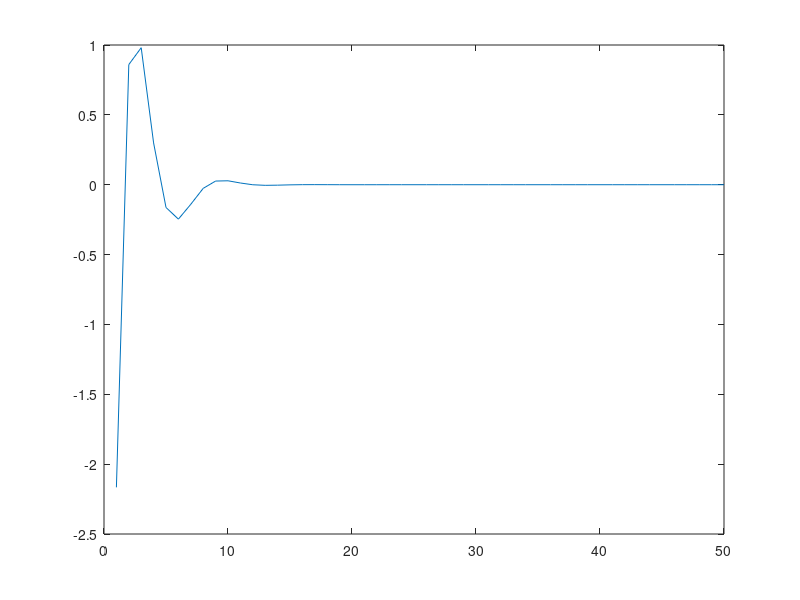
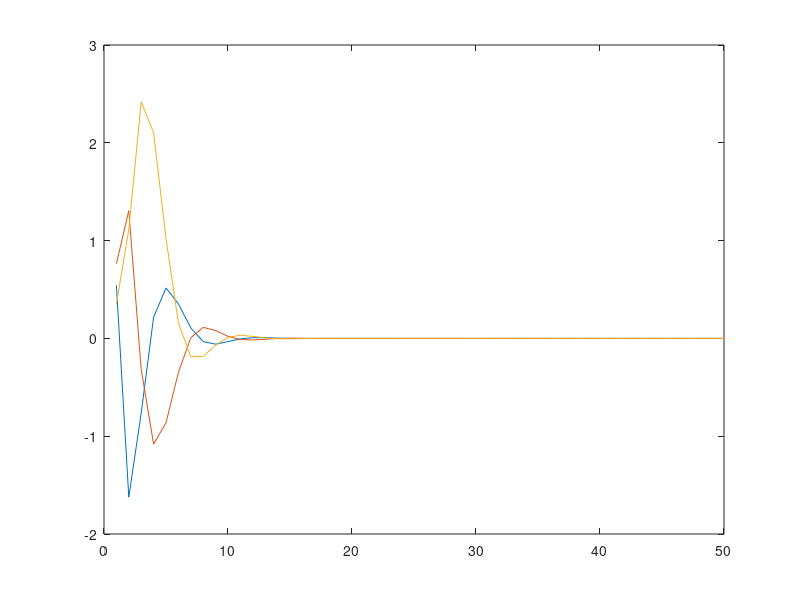
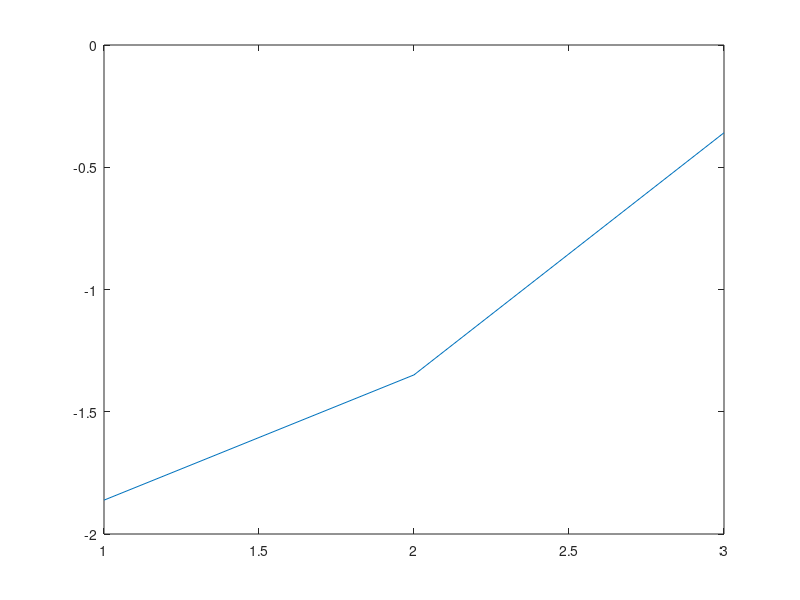

Source code (MATLAB) for these figures, in order:
A = [1 0 0; 1 1 0; 0 1 1] ;
B = [1; 0; 0] ;
C = [0 0 1] ;
x0 = [0.5428; 0.7633; 0.3504] ;
x = zeros(3,1,50) ;
Q = C.'*C ;
%-------uncomment/ comment to change value of rho 
% R = 0.1 ;
%R = 10 ;
R = eye(1) ;
U = zeros(1,1,50) ;
J = zeros(3,3,50) ;
x(:,:,1) = x0 ;
[P,L,G] = dare(A,B,Q,R) ;
K =  -inv(R + B.'*P*B)*(B.'*P*A) ;

for i =1:49
    U(:,:,i) = K*x(:,:,i) ;
    x(:,:,i+1) = A*x(:,:,i) + B*U(:,:,i) ;
    J(:,:,i) = x(:,:,i)*x(:,:,i)'*P ;      % COST FUNCTION
end
F = reshape(U,[1,50]) ;    % extracting elements of input U
I = reshape(x,[3,50]);    %extracting elements of plant state x
I1 = I.' ;


f1 = figure;
figure(f1);
plot(F) ;
hold on ;

f2 = figure ;
figure(f2) ;
plot(I1);
hold on ;

f3 = figure ;
figure(f3);
plot(K) ;